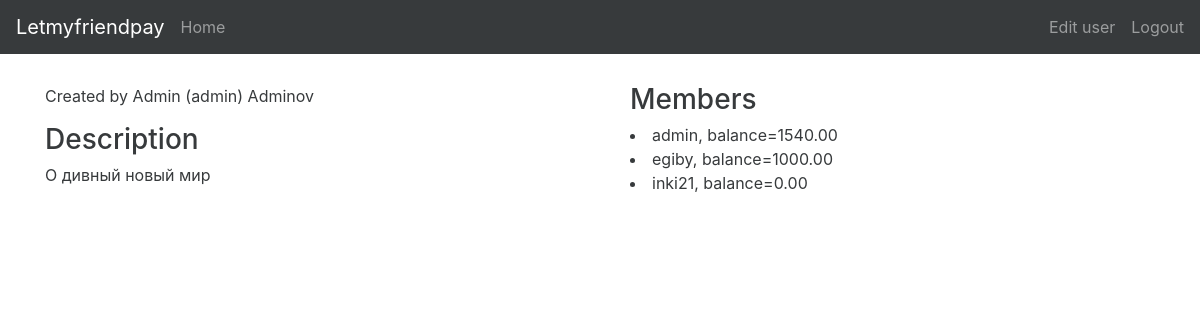
The page /wallets/16/ (signed in) on the database its author committed.
### wallet/models.py (models this page shows, shortened)
class Wallet(models.Model):
    time_of_creation = models.DateTimeField(auto_now_add=True)
    author = models.ForeignKey(settings.AUTH_USER_MODEL, null=True, related_name='created_wallets')
    description = models.TextField(max_length=1024, blank=True, null=True)
    members = models.ManyToManyField(settings.AUTH_USER_MODEL, through='Balance',
                                     through_fields=('wallet', 'member'),
                                     related_name='my_wallets')

class Balance(models.Model):
    wallet = models.ForeignKey(Wallet)
    member = models.ForeignKey(settings.AUTH_USER_MODEL)
    member_balance = models.DecimalField(max_digits=10, decimal_places=2, null=False, default=0.00)

### core/models.py (models this page shows)
class User(AbstractUser):
    avatar = models.ImageField(upload_to='avatars', blank=True, null=True)
    current_balance = models.DecimalField(max_digits=10, decimal_places=2, null=False, default=0.00)

### wallet/views.py (the view)
# urls.py: url(r'^(?P<pk>\d+)/$', login_required(WalletView.as_view(), login_url=settings.LOGIN_URL)),
class WalletView(DetailView):
    model = Wallet
    template_name = 'wallet.html'
    context_object_name = 'wallet'

### wallet/templates/wallet.html (shortened to what this page needs)
{% extends "base.html" %}
{% block content %}
    <div class="container">
        <div class="row">
            <div class="col-md-6">
                <p>Created by {{ wallet.author.first_name }} ({{ wallet.author }}) {{ wallet.author.last_name }}</p>
                <h3>Description</h3> {{ wallet.description }}
            </div>
            <div class="col-md-6">
                {% include "members_list.html" %}
            </div>
        </div>
    </div>
{% endblock %}

### wallet/templates/members_list.html
<div class="container" data-src="{% url 'wallets:balances' wallet.pk %}">
    <h3>Members</h3>
    {% for balance in wallet.balance_set.all %}
        <li>{{ balance.member }}, balance=<span class="member-balance_{{ balance.member_id }}">{{ balance.member_balance }}</span> </li>
    {% endfor %}
</div>

### static/css/theme.css (style rules this page uses)
.row { margin-bottom: 1rem; }
.row .row { margin-top: 1rem; margin-bottom: 0; }

### rows shown on the page
Wallet: author.first_name "Admin", author "admin", author.last_name "Adminov", description "О дивный новый мир"
Balance: member "admin", member_balance "1540.00"
Balance: member "egiby", member_balance "1000.00"
Balance: member "inki21", member_balance "0.00"
